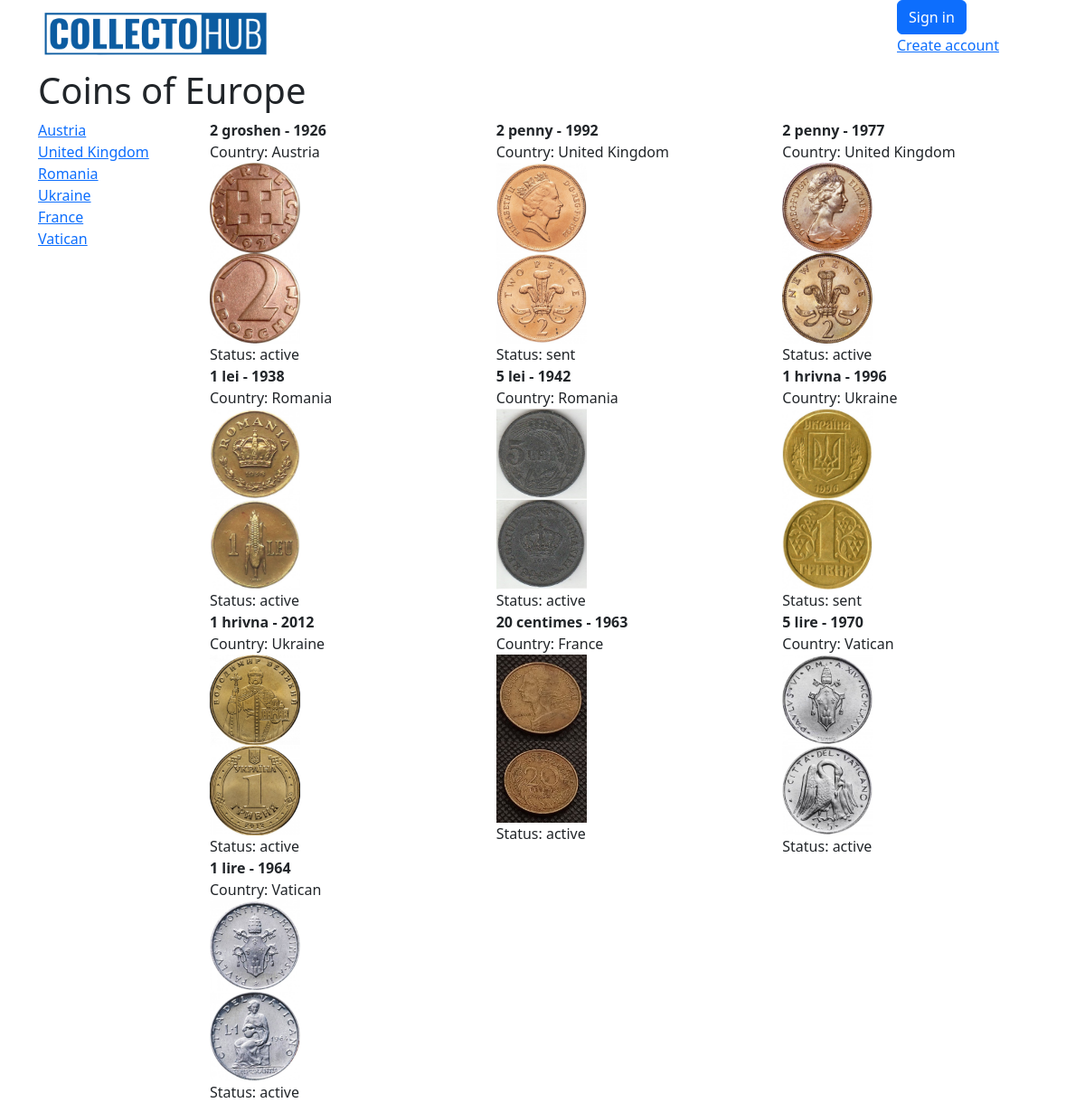
The page /continent/1/ on the database as committed earlier.
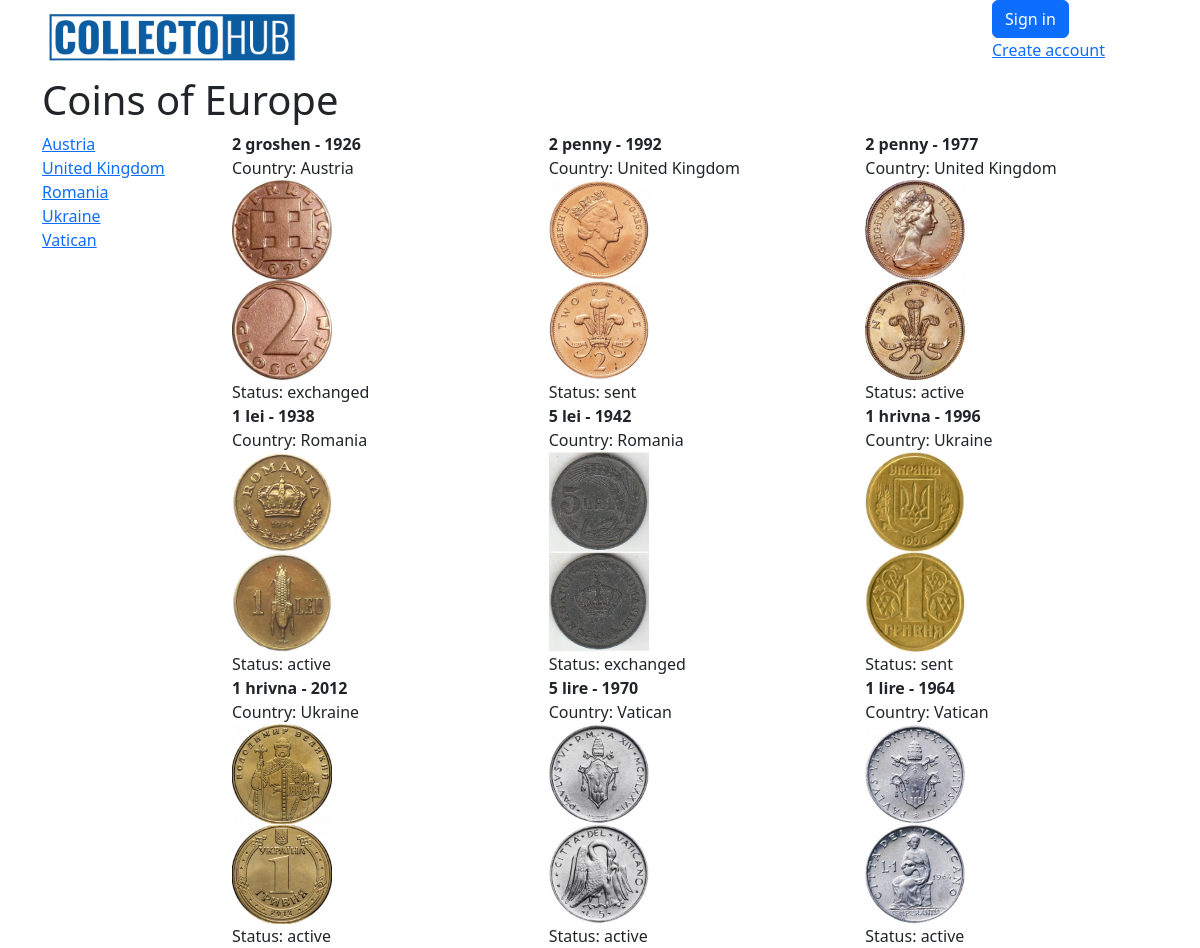
The same page on the database as committed later.
### coins/models.py (models this page shows, shortened)
class Country(models.Model):
    name = models.CharField(max_length=150, unique=True)
    continent = models.ForeignKey(Continent, on_delete=models.CASCADE, related_name="countries")
    class Meta:
        verbose_name = "Country"
        verbose_name_plural = "Countries"
    def __str__(self):
        return self.name

class Coin(models.Model):
    img_front = models.ImageField(upload_to='products_image', blank=True)
    img_back = models.ImageField(upload_to='products_image', blank=True)
    img_add_1 = models.ImageField(upload_to='products_image', blank=True)
    img_add_2 = models.ImageField(upload_to='products_image', blank=True)
    country = models.ForeignKey(Country, on_delete=models.CASCADE, related_name='coins')  # Reference to Country
    denomination = models.CharField(max_length=150)  # Denomination
    year = models.IntegerField()  # Year
    material = models.CharField(max_length=15, blank=True, choices=material_choices)  # Material
    safety = models.CharField(max_length=2, blank=True, choices=safety_choices)  # Optional field for admin use
    weight = models.FloatField(blank=True, null=True)  # Weight
    diameter = models.FloatField(blank=True, null=True)  # Diameter
    thickness = models.FloatField(blank=True, null=True)  # Thickness
    circulation = models.IntegerField(blank=True, null=True)  # Circulation
    owner = models.ForeignKey(User, on_delete=models.CASCADE, related_name='coins')
    box = models.ForeignKey('Box', on_delete=models.SET_NULL, blank=True, null=True, related_name='coins')
    status = models.CharField(max_length=1, choices=status_choices_coin, default='a')
    class Meta:
        verbose_name = 'Coin'
        verbose_name_plural = 'Coins'

### coins/views.py (the view)
# urls.py: path('continent/<int:pk>/', views.ContinentDetailView.as_view(), name='continent-detail'),
class ContinentDetailView(DetailView):
    model = Continent

### coins/models.py (called while the page is built)
    def get_coins(self):
        return Coin.objects.filter(country__continent=self)

    def get_coutries_has_coins(self):
        return self.countries.filter(coins__isnull=False).distinct()

### coins/templates/coins/continent_detail.html (shortened to what this page needs)
{% extends 'coins/base.html' %}
{% block content %}
<h1>Coins of {{ continent.name }}</h1>
    <div class="row">
        <div class="col-2">
            {% for country in continent.get_coutries_has_coins %}
        <div>
            <a href="{% url 'coins:country-detail' pk=country.id%}"> {{ country }} </a>
        </div>
    {% endfor %}
        </div>
        <div class="col-10">
            <div class="row">
                {% for coin in continent.get_coins %}
                    <div class="col-4">
                        <strong>{{ coin.denomination }} - {{ coin.year }}</strong><br>
                        Country: {{ coin.country.name }}<br>
                        <a href="{% url 'coins:coin-detail' pk=coin.id %}">
                            <img src="{{ coin.img_front.url }}" alt="Front Image" width="100">
                        </a>
                        <br>
                        <a href="{% url 'coins:coin-detail' pk=coin.id %}">
                            <img src="{{ coin.img_back.url }}" alt="Back Image" width="100">
                        </a>
                        <br>
                        Status: {{ coin.get_status_display }}
                    </div>
                {% endfor %}
            </div>
        </div>
    </div>
{% endblock %}

Rows that differ between the two databases and show on the page:
no longer on this page (row unchanged): Country: name "France"
removed Coin: denomination "20 centimes", year "1963", country.name "France", img_front (picture), img_back (picture), status "active"
changed Coin "2 groshen": status "active" → "exchanged"
changed Coin "5 lei": status "active" → "exchanged"
